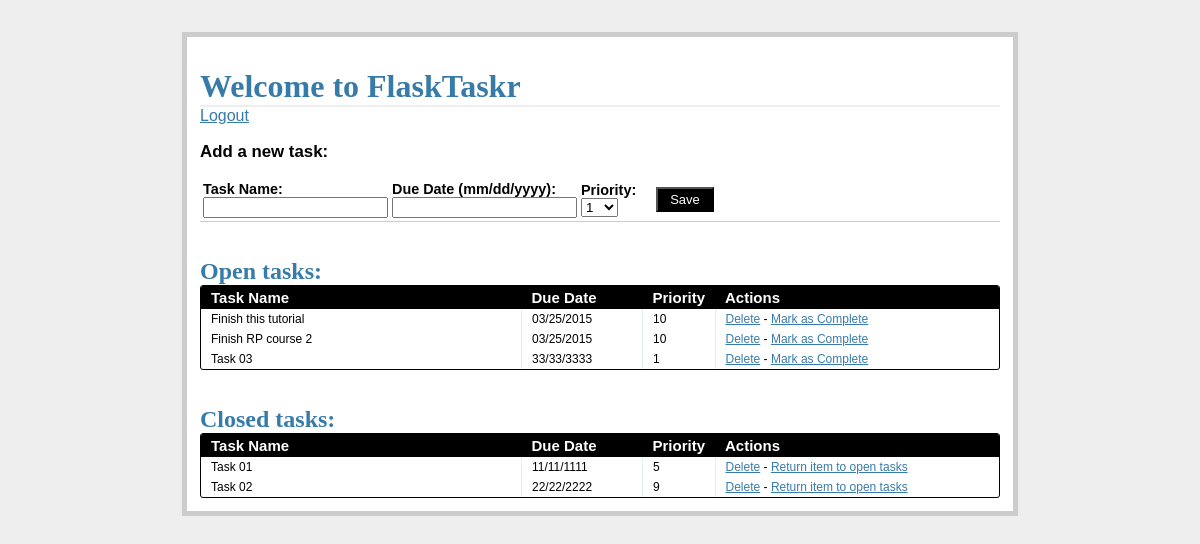
Screenshot of /tasks/ (signed in) with the database file from the repository.
### tables this page shows
CREATE TABLE tasks(task_id INTEGER PRIMARY KEY AUTOINCREMENT,
                    name TEXT NOT NULL, due_date TEXT NOT NULL, priority INTEGER NOT NULL,
                    status INTEGER NOT NULL);

### views.py (the view)
@app.route('/tasks/')
@login_required
def tasks():
    g.db = connect_db()
    cursor = g.db.execute(
        'SELECT name, due_date, priority, task_id from tasks where status=1'
    )
    open_tasks = [
        dict(name=row[0], due_date=row[1], priority=row[2],
            task_id=row[3]) for row in cursor.fetchall()
    ]
    cursor = g.db.execute(
        'SELECT name, due_date, priority, task_id FROM tasks WHERE status=0'
    )
    closed_tasks = [
        dict(name=row[0], due_date=row[1], priority=row[2],
            task_id=row[3]) for row in cursor.fetchall()
    ]
    g.db.close()
    return render_template(
        'tasks.html',
        form=AddTaskForm(request.form),
        open_tasks=open_tasks,
        closed_tasks=closed_tasks
    )

### forms.py
class AddTaskForm(Form):
    task_id = IntegerField()
    name = StringField('Task Name', validators=[DataRequired()])
    due_date = DateField(
        'Date Due (mm/dd/yyyy)',
        validators=[DataRequired()], format='%m/%d/%Y'
    )
    priority = SelectField(
        'Priority',
        validators = [DataRequired()],
        choices=[
            ('1', '1'), ('2', '2'), ('3', '3'), ('4', '4'), ('5', '5'),
            ('6', '6'), ('7', '7'), ('8', '8'), ('9', '9'), ('10', '10')
        ]
    )
    status = IntegerField('Status')

### views.py (called while the page is built)
def connect_db():
    return sqlite3.connect(app.config['DATABASE_PATH'])

def login_required(test):
    @wraps(test)
    def wrap(*args, **kwargs):
        if 'logged_in' in session:
            return test(*args, **kwargs)
        else:
            flash('You need to login first.')
            return redirect(url_for('login'))
    return wrap

### templates/tasks.html (shortened to what this page needs)
{% extends "_base.html" %}
{% block content %}
<h1>Welcome to FlaskTaskr</h1>
<a href="{{ url_for('logout') }}">Logout</a>
<div class="add-task">
  <h3>Add a new task:</h3>
  <table>
    <tr>
      <form action="{{ url_for('new_task') }}" method="post">
        <td>
          <label>Task Name:</label>
          <input name="name" type="text">
        </td>
        <td>
          <label>Due Date (mm/dd/yyyy):</label>
          <input name="due_date" type="text" width="120px">
        </td>
        <td>
          <label>Priority:</label>
          <select name="priority" width="100px">
            <option value="1">1</option>
          </select>
        </td>
        <td>
          <input class="button" type="submit" value="Save">
        </td>
      </form>
    </tr>
  </table>
</div>
<div class="entries">
  <br>
  <br>
  <h2>Open tasks:</h2>
  <div class="datagrid">
    <table>
      <thead>
        <tr>
          <th width="300px"><strong>Task Name</strong></th>
          <th width="100px"><strong>Due Date</strong></th>
          <th width="50px"><strong>Priority</strong></th>
          <th><strong>Actions</strong></th>
        </tr>
      </thead>
      {% for task in open_tasks %}
        <tr>
          <td width="300px">{{ task.name }}</td>
          <td width="100px">{{ task.due_date }}</td>
          <td width="50px">{{ task.priority }}</td>
          <td>
            <a href="{{ url_for('delete_entry', task_id = task.task_id) }}">Delete</a>  -
            <a href="{{ url_for('complete', task_id = task.task_id) }}">Mark as Complete</a>
          </td>
        </tr>
      {% endfor %}
    </table>
  </div>
  <br>
  <br>
</div>
<div class="entries">
  <h2>Closed tasks:</h2>
  <div class="datagrid">
    <table>
      <thead>
      <tr>
        <th width="300px"><strong>Task Name</strong></th>
        <th width="100px"><strong>Due Date</strong></th>
        <th width="50px"><strong>Priority</strong></th>
        <th><strong>Actions</strong></th>
        </tr>
      </thead>
      {% for task in closed_tasks %}
        <tr>
          <td width="300px">{{ task.name }}</td>
          <td width="100px">{{ task.due_date }}</td>
          <td width="50px">{{ task.priority }}</td>
        <td>
          <a href="{{ url_for('delete_entry', task_id = task.task_id) }}">Delete</a>  -
          <a href="{{ url_for('notcomplete', task_id = task.task_id) }}">Return item to open tasks</a>
        </td>
        </tr>
      {% endfor %}
    </table>
  </div>
</div>
{% endblock %}

### templates/_base.html (shortened to what this page needs)
<!DOCTYPE html>
<html>
  <head>
    <link rel="stylesheet" href="{{ url_for('static', filename='css/main.css') }}">
  </head>
  <body>
    <div class="page">
      <br>
      {% block content %}
      {% endblock %}
    </div>
  </body>
</html>

### static/css/main.css (style rules this page uses)
body { font-family: sans-serif; background: #eee; }
a, h1, h2 { color: #377BA8; }
h1, h2 { font-family: 'Georgia', serif; margin: 0; }
h1 { border-bottom: 2px solid #eee; }
h2 { font-size: 1.5em; }
label { display: block; font-weight: bold; }
.page { margin: 2em auto; width: 50em; border: 5px solid #ccc; padding: 0.8em; background: white; }
.entries { list-style: none; margin: 0; padding: 0; }
.add-task { font-size: 0.9em; border-bottom: 1px solid #ccc; }
.datagrid table { border-collapse: collapse; text-align: left; width: 100%; }
.datagrid { background: #fff; overflow: hidden; border: 1px solid #000000; border-radius: 3px; }
.datagrid table td, .datagrid table th { padding: 3px 10px; }
.datagrid table thead th { background-color:#000000; color:#FFFFFF; font-size: 15px; font-weight: bold; }
.datagrid table thead th:first-child { border: none; }
.datagrid table tbody td { color: #000000; border-left: 1px solid #E1EEF4; font-size: 12px; font-weight: normal; }
.datagrid table tbody td:first-child { border-left: none; }
.datagrid table tbody tr:last-child td { border-bottom: none; }
.button { background-color:#000; display:inline-block; color:#ffffff; font-size:13px; padding:3px 12px; margin: 0; text-decoration:none; position:relative; }

### rows the page displays
tasks: name "Finish this tutorial", due_date "03/25/2015", priority "10"
tasks: name "Finish RP course 2", due_date "03/25/2015", priority "10"
tasks: name "Task 03", due_date "33/33/3333", priority "1"
tasks: name "Task 01", due_date "11/11/1111", priority "5"
tasks: name "Task 02", due_date "22/22/2222", priority "9"
